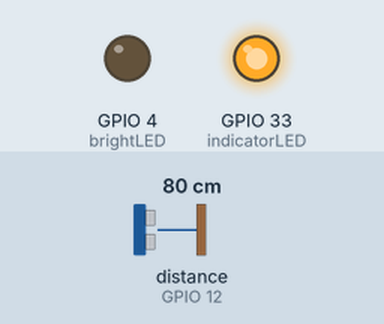
Simulated run of this sketch. Board: ESP32. Parts: output pins drawn as LEDs (lit = HIGH). Wiring (inferred from the names in the program): ultrasonic range finder: trigger GPIO 13; echo GPIO 12. Dashed ring = blinking. The inputs (shaded band) are chosen by the test bench; at power-on: distance to the obstacle (sensor on GPIO 12) 80 cm. The echo pulse lasts 58.3 µs per cm; storage starts empty; the camera gives no picture; pins used as bus, display or sensor lines are not drawn; what the sketch prints to the serial monitor is not drawn.

Above: at 1.6 s.
1.7 s: distance to the obstacle (sensor on GPIO 12) set to 2 cm
At 3.19 s:
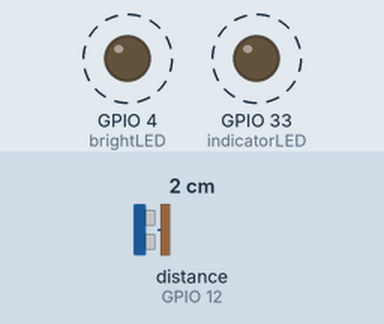
4.7 s: distance to the obstacle (sensor on GPIO 12) set to 35 cm
At 6.0 s:
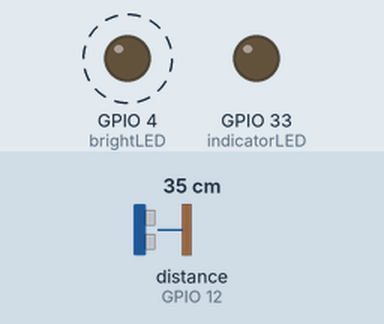
8.5 s: distance to the obstacle (sensor on GPIO 12) set to 84 cm
11.5 s: distance to the obstacle (sensor on GPIO 12) set to 91 cm
Timing chart, 0 to 14.0 s (numbered marks = the images above; inputs shaded):
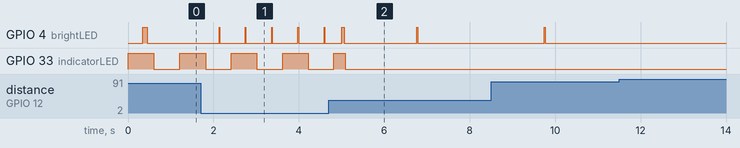

The sketch:

esp32cam-range.ino
```cpp
 /*******************************************************************************************************************
 *
 *     Cycling close pass distance recorder using ESP32Cam module along with a JSN-SR04T ultrasonic distance sensor
 *                                 Github: https://github.com/alanesq/ESP32Cam-range
 *
 *
 *
 *     - created using the Arduino IDE with ESP32 module installed   (https://dl.espressif.com/dl/package_esp32_index.json)
 *       No additional libraries required
 *
 *
 *     Four wires connect the esp32 to the ultrasonic sensor:
 *          5v to 5v
 *          GND to GND
 *          13 to Trigger (Rx)
 *          12 to Echo (Tx)
 *     Note: Ideally there should be a voltage converter on pins 12 and 13 or at least a resistor although I have been using
 *           it without myself...
 *
 *
 *     Status led error flashes:
 *        2 = no sd card found
 *        3 = invalid format sd card found
 *        4 = failed to start camera
 *        5 = failed to capture image from camera
 *        6 = failed to store image to sd card
 *        7 = failed to create log file
 *        constant = Waiting for close object to clear
 *
 *
 *     Info on the esp32cam board:  https://randomnerdtutorials.com/esp32-cam-video-streaming-face-recognition-arduino-ide/
 *
 *
 *
 *******************************************************************************************************************/


#include "esp_camera.h"       // https://github.com/espressif/esp32-camera


// ---------------------------------------------------------------
//                          -SETTINGS
// ---------------------------------------------------------------

  const String stitle = "ESP32Cam-range";                // title of this sketch
  const String sversion = "26Sep20";                     // Sketch version

  const bool debugInfo = 0;                              // show additional debug info. on serial port (1=enabled)

  // Camera related
  const bool camEnable = 1;                              // Enable storing of images (1=enable)
  const int triggerDistance = 150;                       // distance below which will trigger an image capture (in cm)
  const bool flashRequired = 1;                          // If flash to be used when capturing image (1 = yes)
  const int minTimeBetweenTriggers = 5;                  // minimum time between camera triggers in seconds
  const framesize_t FRAME_SIZE_IMAGE = FRAMESIZE_XGA;    // Image resolution:
                                                         //               default = "const framesize_t FRAME_SIZE_IMAGE = FRAMESIZE_XGA"
                                                         //               160x120 (QQVGA), 128x160 (QQVGA2), 176x144 (QCIF), 240x176 (HQVGA),
                                                         //               320x240 (QVGA), 400x296 (CIF), 640x480 (VGA, default), 800x600 (SVGA),
                                                         //               1024x768 (XGA), 1280x1024 (SXGA), 1600x1200 (UXGA)

  // Distance Log related
  const bool logEnable = 1;                              // Store constant log of distance readings (1=enable)
  const bool flashOnLog = 1;                             // if to flash the main LED when log is written to sd card
  const int logFrequency = 0;                            // how often to add distance to continual log file (1000 = 1 second), set to zero for as fast as possible
  const int entriesPerLog = 300;                         // how many entries to store in each log file

  const int numberReadings = 3;                          // number of readings to take from distance sensor to average together for final result
  const int echoTimeout = (5882 * 2.5);                  // timeout if no echo received from distance sensor (5882 ~ 1m, max = 2.5m)

  const int TimeBetweenStatus = 600;                     // speed of flashing system running ok status light (milliseconds)

  const int indicatorLED = 33;                           // onboard status LED pin (33)

  const int brightLED = 4;                               // onboard flash LED pin (4)


// ******************************************************************************************************************


#include "camera.h"                         // insert camera related code, i.e. "camera.h" file in same folder as this sketch

#include "soc/soc.h"                        // Used to disable brownout detection on 5v power feed
#include "soc/rtc_cntl_reg.h"

#include "SD_MMC.h"                         // sd card - see https://randomnerdtutorials.com/esp32-cam-take-photo-save-microsd-card/
#include <SPI.h>
#include <FS.h>                             // gives file access
#define SD_CS 5                             // sd chip select pin = 5

// Define ultrasonic range sensor pins (jsn-sr04t)     13/12
//    Note: Pin 13 is the only fully available io pin when using an sd card (must be in 1 wire mode), 12 can be used but must be low at boot
  const int trigPin = 13;
  const int echoPin = 12;

// Define global variables:
  bool camTriggered = 0;                    // flag if camera has been triggered
  int logsDist[entriesPerLog];              // log file temp store of distance readings
  uint32_t logsTime[entriesPerLog];         // log file temp store of time readings (millis)
  int templogCounter = 0;                   // counter for temp log store (when limit reached data is written to sd card)
  int imageCounter;                         // counter for image file names on sdcard
  int logCounter;                           // counter for log file names on sdcard
  uint32_t lastTrigger = millis();          // last time camera was triggered
  uint32_t lastStatus = millis();           // last time status light changed status (to flash all ok led)
  uint32_t logTimer = millis();             // last time log entry was stored


// ******************************************************************************************************************


// ---------------------------------------------------------------
//    -SETUP     SETUP     SETUP     SETUP     SETUP     SETUP
// ---------------------------------------------------------------

void setup() {

  // Serial communication
    Serial.begin(115200);

    Serial.println(("\n\n\n---------------------------------------"));
    Serial.println("Starting - " + stitle + " - " + sversion);
    Serial.println(("---------------------------------------"));

  // Turn-off the 'brownout detector'
    WRITE_PERI_REG(RTC_CNTL_BROWN_OUT_REG, 0);

  // Define io pins
    pinMode(trigPin, OUTPUT);
    pinMode(echoPin, INPUT);
    pinMode(indicatorLED, OUTPUT);
    digitalWrite(indicatorLED,HIGH);
    pinMode(brightLED, OUTPUT);
    digitalWrite(brightLED,LOW);

  // set up camera
      Serial.print(("Initialising camera: "));
      if (setupCameraHardware()) Serial.println("OK");
      else {
        Serial.println("Error!");
        showError(4);       // critical error so stop and flash led
      }

  // start sd card
      if (!SD_MMC.begin("/sdcard", true)) {         // if loading sd card fails
        // note: ("/sdcard", true) = 1 wire - see: https://www.reddit.com/r/esp32/comments/d71es9/a_breakdown_of_my_experience_trying_to_talk_to_an/
        Serial.println("SD Card not found");
        showError(2);       // critical error so stop and flash led
      }
      uint8_t cardType = SD_MMC.cardType();
      if (cardType == CARD_NONE) {                 // if no sd card found
          Serial.println("SD Card type detect failed");
          showError(3);       // critical error so stop and flash led
      }
      uint16_t SDfreeSpace = (uint64_t)(SD_MMC.totalBytes() - SD_MMC.usedBytes()) / (1024 * 1024);
      Serial.println("SD Card found, free space = " + String(SDfreeSpace) + "MB");

  fs::FS &fs = SD_MMC;                    // sd card file system

  // discover number of image files stored /img of sd card and set image file counter accordingly
  if (camEnable) {
    int tq=fs.mkdir("/img");              // create the "/img" folder on sd card if not already there
    if (!tq) Serial.println("Unable to create IMG folder on sd card");

    File root = fs.open("/img");
    while (true)
    {
      File entry =  root.openNextFile();
      if (! entry) break;
      imageCounter ++;    // increment image counter
      entry.close();
    }
    root.close();
    Serial.println("Image file count = " + String(imageCounter));
  }

  // discover number of log files stored in /log of sd card and set log file counter accordingly
  if (logEnable) {
    int tq=fs.mkdir("/log");              // create the "/log" folder on sd card if not already there
    if (!tq) Serial.println("Unable to create LOG folder on sd card");

    if (logEnable) {
      File root = fs.open("/log");
      while (true)
      {
        File entry =  root.openNextFile();
        if (! entry) break;
        logCounter ++;    // increment image counter
        entry.close();
      }
      root.close();
      Serial.println("Log file count = " + String(logCounter));
    }
  }

  // re-define io pins as sd card config. seems to reset some of them
    pinMode(brightLED, OUTPUT);
    pinMode(indicatorLED, OUTPUT);
    pinMode(trigPin, OUTPUT);
    pinMode(echoPin, INPUT);

  if (!psramFound()) {
    Serial.println("Warning: No PSRam found so defaulting to image size 'CIF'");
    framesize_t FRAME_SIZE_IMAGE = FRAMESIZE_CIF;
  }

  // check distance sensor
    digitalWrite(brightLED,HIGH);  // turn flash on
    if (readDistance(20) == 0) {
      Serial.println("Distance sensor may be faulty - no echo being received");
      delay(1000);                 // delay before turning flash off to show there may be a problem
    }
    digitalWrite(brightLED,LOW);   // turn flash off

}


// ******************************************************************************************************************


// ----------------------------------------------------------------
//   -LOOP     LOOP     LOOP     LOOP     LOOP     LOOP     LOOP
// ----------------------------------------------------------------


void loop() {

  // Read distance from ultrasonic sensor
    int tDist = readDistance(numberReadings);                              // read distance in cm
    String textDist = "Unk";                                               // distance reading as a string
    if (tDist > 0) textDist = String(tDist) + "cm";
    if (debugInfo) Serial.println("Distance = " + textDist);

  // if distance greater than trigger distance clear the triggered flag to re-enable triggering
    if (tDist > triggerDistance && camTriggered == 1) {
      digitalWrite(indicatorLED,HIGH);              // indicator led off when flag is cleared
      camTriggered = 0;
      if (debugInfo) Serial.println("Object cleared");
    }

  // if distance measured is less than the trigger distance
    if (tDist < triggerDistance && tDist > 0) {
      // if long enough since last trigger and not already in trigger state
        if ( camTriggered == 0 && ((unsigned long)(millis() - lastTrigger) >= (minTimeBetweenTriggers * 1000)) ) {
          if (camEnable == 1) storeImage(textDist);                        // if camera is enabled store an image on sd card
          digitalWrite(indicatorLED,LOW);                                  // indicator led on
          camTriggered = 1;                                                // flag that camera has been triggered (will not re trigger until this has been cleared)
        }
    }

  // add distance to continual logs if logs are enabled and suficient time since last entry
    if (logEnable == 1) {
      if (logFrequency == 0) logDistance(tDist);                                               // log as frequently as possible
      else if ((unsigned long)(millis() - logTimer) >= logFrequency) logDistance(tDist);       // only log if sufficient time since last entry
    }

  // If not in triggered state flash status light to show sketch is running ok
    if ( camTriggered == 0 && ((unsigned long)(millis() - lastStatus) >= TimeBetweenStatus) ) {
      lastStatus = millis();                                               // reset timer
      digitalWrite(indicatorLED,!digitalRead(indicatorLED));               // flip indicator led status
    }

}


// ******************************************************************************************************************


// Read distance from ultrasound sensor - reads several times and take average
//    returns result in centimeters
//    noReps = number of distance readings to take average from

int readDistance(int noReps) {

  long duration = 0;                        // duration of returning echo
  int distance = 0;                         // calculated distance in cm
  int noReadingCounter = 0;                 // number of failed attempts to read distance

  for (int x=0; x < noReps; x++) {

    // Clear the trigPin by setting it LOW:
      digitalWrite(trigPin, LOW);
      delayMicroseconds(5);

   // Trigger the sensor by setting the trigPin high for 10 microseconds:
      digitalWrite(trigPin, HIGH);
      delayMicroseconds(10);
      digitalWrite(trigPin, LOW);

    duration = pulseIn(echoPin, HIGH, echoTimeout);      // Read the echoPin. pulseIn() returns the duration (length of the pulse in millionths of a second) in microseconds:

    if (duration == 0) noReadingCounter++;               // increment failed attempt counter
    else distance += duration*0.034/2;                   // Calculate the distance in cm and add to running total  (speed of sound = 340m/s)

  }   // for loop

  // calculate average, avoiding divide by zero if failed to get a reading
    if (distance > 0) distance = distance / ( noReps - noReadingCounter);

  return distance;
}


// ******************************************************************************************************************


// Flash the status LED

void flashLED(int reps) {
  for(int x=0; x < reps; x++) {
    digitalWrite(indicatorLED,LOW);
    delay(1000);
    digitalWrite(indicatorLED,HIGH);
    delay(500);
  }
}


// ******************************************************************************************************************


// critical error - stop sketch and continually flash error status on led

void showError(int errorNo) {
  while(1) {
    flashLED(errorNo);
    delay(4000);
  }
}


// ******************************************************************************************************************


// save live camera image to sd card
//    iTitle = add to end of the file name


void storeImage(String iTitle) {

  lastTrigger = millis();                           // reset timer

  if (debugInfo) Serial.println("Storing image #" + String(imageCounter) + " to sd card");

  fs::FS &fs = SD_MMC;                              // sd card file system

  // capture live image from camera
    // cameraImageSettings();                         // apply camera sensor settings (in camera.h)
  if (flashRequired) digitalWrite(brightLED,HIGH);  // turn flash on
  camera_fb_t *fb = esp_camera_fb_get();            // capture image frame from camera
  digitalWrite(brightLED,LOW);                      // turn flash off
  if (!fb) {
    Serial.println("Error: Camera capture failed");
    flashLED(5);
  }

  // take another distance reading and add to file name
    int tdist = readDistance(numberReadings);       // distance in cm
    iTitle += "(" + String(tdist) + "cm)";

  // save the image to sd card
    imageCounter ++;                                                              // increment image counter
    String SDfilename = "/img/" + String(imageCounter) + "-" + iTitle + ".jpg";   // build the image file name
    File file = fs.open(SDfilename, FILE_WRITE);                                  // create file on sd card
    if (!file) {
      Serial.println("Error: Failed to create file on sd-card: " + SDfilename);
      flashLED(6);
    } else {
      if (file.write(fb->buf, fb->len)) {                                         // File created ok so save image to it
        if (debugInfo) Serial.println("Image saved to sd card");
      } else {
        Serial.println("Error: failed to save image to sd card");
        flashLED(5);
      }
      file.close();                // close image file on sd card
    }
    esp_camera_fb_return(fb);        // return frame so memory can be released

}


// ******************************************************************************************************************


// add distance to log file
//    distToLog = the distance to add to the logs

void logDistance(int distToLog) {

    logTimer = millis();                         // reset timer

    if (distToLog == 0) distToLog = 500;         // if no return signal was received set it to max distance

    logsDist[templogCounter] = distToLog;        // add current distance entry to temp log
    logsTime[templogCounter] = millis();         // add current time to temp log
    templogCounter++;                            // increment temp log store counter

    if (templogCounter != entriesPerLog) return; // if temp store is not yet full exit


    // Temp store is full so write it out to sd card

      if (debugInfo) Serial.println("Writing log to sd card");

      // flash to show a log file is being written out to sd card
        if (flashOnLog) {
            digitalWrite(brightLED,HIGH);        // turn flash on
            delay(15);
            digitalWrite(brightLED,LOW);         // turn flash off
        }

      fs::FS &fs = SD_MMC;                       // sd card file system
      templogCounter = 0;                        // reset temp log counter
      logCounter++;                              // increment log file name number

      String logFileName = "/log/log" + String(logCounter) + ".txt";         // build file name to use
      File logFile = fs.open(logFileName, FILE_WRITE);                       // create new file on sd card
      if (logFile) {                                                         // if file was created ok
        // Write log entries out to file on sd card
        for (int x=0; x < entriesPerLog; x++) {
          logFile.print(String(logsDist[x]));
          logFile.print(",");
          logFile.println(String(logsTime[x]));
        }
        logFile.close();
      }
      else {
        // error creating new log file
          Serial.println("Error creating log file: " + logFileName);
          flashLED(7);
      }

}


// ******************************************************************************************************************
// end
```

Source omitted: camera.h (6580 bytes)

Measured:
- after the input at 1.7 s, GPIO 4 (brightLED): alternates HIGH for 0.02 s and LOW for 0.60 s, starting after 0.43 s
- after the input at 11.5 s, every drawn part: stays the same
